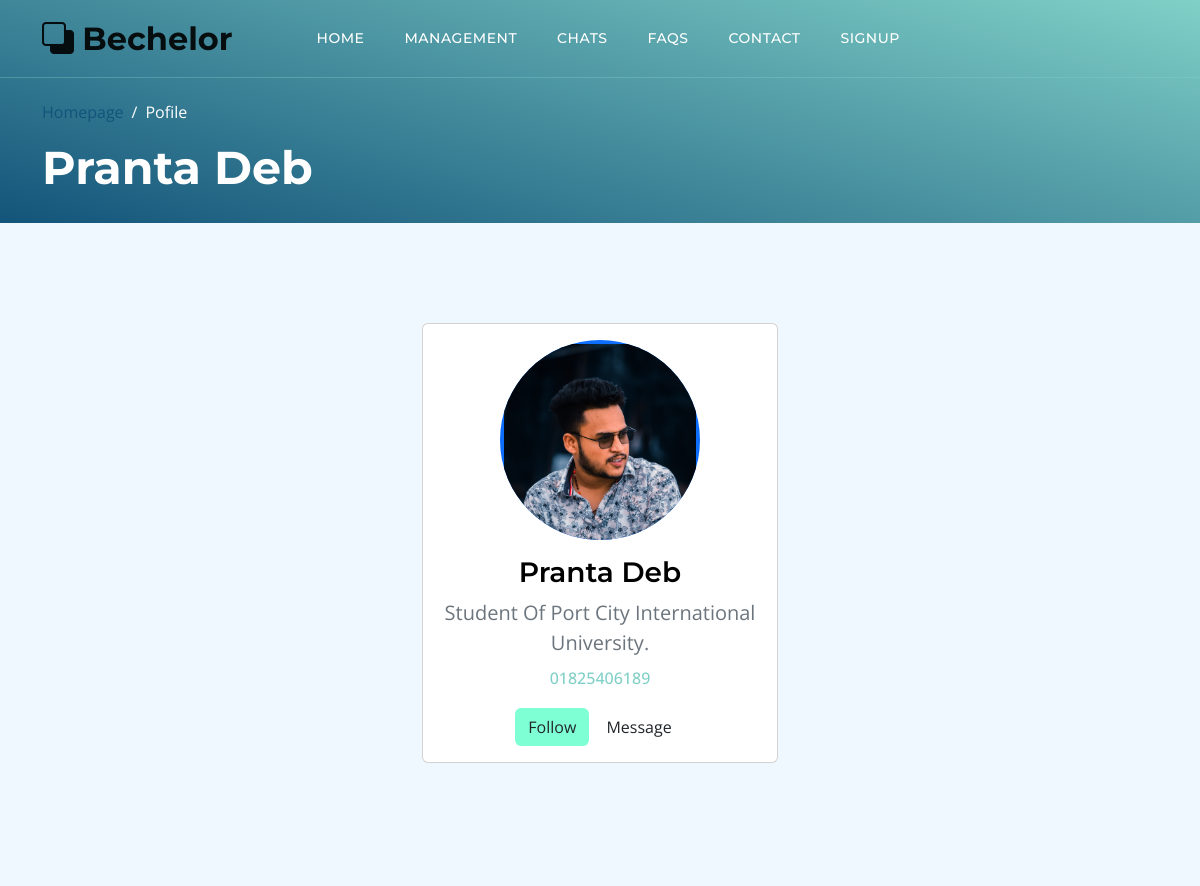
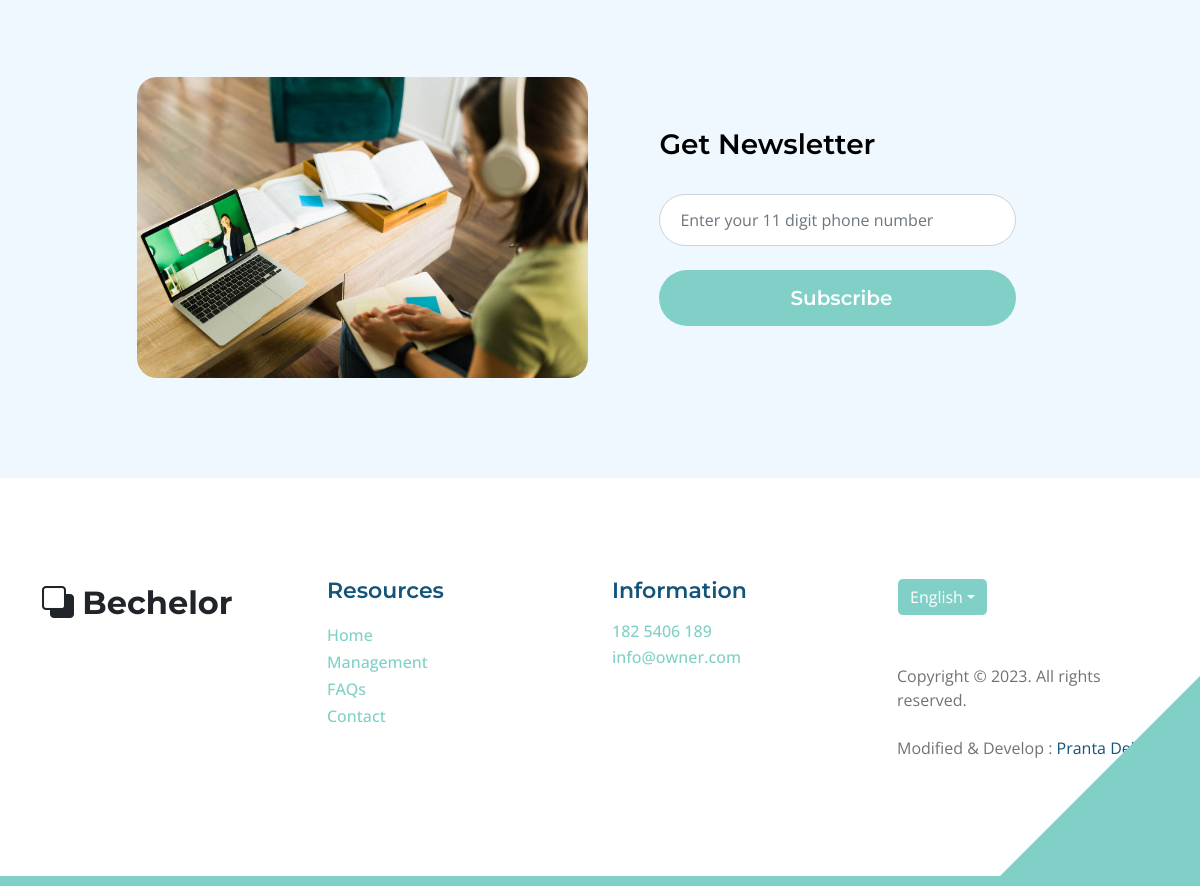
Screenshot of /memberPofile.php?id=17 with the database file from the repository (2 pictures, top to bottom).
### tables this page shows
CREATE TABLE `users` (
  `id` int(11) NOT NULL,
  `name` varchar(128) NOT NULL,
  `phone` varchar(32) NOT NULL,
  `password` varchar(128) NOT NULL,
  `title` varchar(512) NOT NULL,
  `image` varchar(512) NOT NULL,
  `role` set('admin','member','leader','unknown') NOT NULL,
  `created_at` timestamp NOT NULL DEFAULT CURRENT_TIMESTAMP
);

### memberPofile.php (the view, shortened to what this page needs)
<?php
require "php/dbConfig.php";
if (isset($_GET['id'])) {
    $id = $_GET['id'];
    $q = "select * from users where id='" . $id . "' limit 1";
    $r = $db->query($q);
    $row = $r->fetch_assoc();
};
?>
<!doctype html>
<html lang="en">
<head>
    <link href="css/bootstrap.min.css" rel="stylesheet">
    <link href="css/bootstrap-icons.css" rel="stylesheet">
    <link href="css/templatemo-topic-listing.css" rel="stylesheet">
</head>
<body id="top">
    <main>
        <?php include "components/navbarmore.php"; ?>
        <header class="site-header2 d-flex flex-column justify-content-center align-items-center">
            <div class="container">
                <div class="row align-items-center">
                    <div class="col-lg-5 col-12">
                        <nav aria-label="breadcrumb">
                            <ol class="breadcrumb">
                                <li class="breadcrumb-item"><a href="index.php">Homepage</a></li>
                                <li class="breadcrumb-item active" aria-current="page">Pofile</li>
                            </ol>
                        </nav>
                        <h2 class="text-white"><?= $row['name'] ?></h2>
                    </div>
                </div>
            </div>
        </header>
        <section class="section-padding section-bg">
            <div class="container">
                <div class="main-body">
                    <div class="row">
                        <div class="col-lg-4 m-auto">
                            <div class="card">
                                <div class="card-body">
                                    <div class="d-flex flex-column align-items-center text-center">
                                        <div style="position: relative;width: 200px;height: 200px;overflow: hidden;border-radius: 50%;">
                                            <img src="images/<?= $row['image'] ?>" alt="Admin" class="p-1 bg-primary" style="width: 100%;height: auto;">
                                        </div>
                                        <div class="mt-3">
                                            <h4><?= $row['name'] ?></h4>
                                            <p class="text-secondary mb-1"><?= $row['title'] ?></p>
                                            <p class="text-muted font-size-sm"><a href="tel: 01825406189" class="site-footer-link">
                                                    <?= $row['phone'] ?>
                                                </a></p>
                                            <button class="btn" style="background-color: aquamarine;">Follow</button>
                                            <button class="btn">Message</button>
                                        </div>
                                    </div>
                                </div>
                            </div>
                        </div>
                    </div>
                </div>
            </div>
        </section>
        <?php
        if (isset($_SESSION['loggedin']) && $_SESSION['loggedin'] == true) {
        } else { ?>
            <section class="section-padding section-bg">
                <div class="container">
                    <div class="row justify-content-center">
                        <div class="col-lg-5 col-12">
                            <img src="images/rear-view-young-college-student.jpg" class="newsletter-image img-fluid" alt="">
                        </div>
                        <div class="col-lg-5 col-12 subscribe-form-wrap d-flex justify-content-center align-items-center">
                            <form class="custom-form subscribe-form" action="php/subscribe.php" method="post" role="form">
                                <h4 class="mb-4 pb-2">Get Newsletter</h4>
                                <input type="number" name="subscribe-number" id="subscribe-number" class="form-control" placeholder="Enter your 11 digit phone number" required="">
                                <div class="col-lg-12 col-12">
                                    <button type="submit" name="submit" class="form-control">Subscribe</button>
                                </div>
                            </form>
                        </div>
                    </div>
                </div>
            </section>
        <?php }; ?>
    </main>
    <?php include "components/footermore.php"; ?>
</body>
</html>

### css/templatemo-topic-listing.css (style rules this page uses)
:root { --white-color: #ffffff; --primary-color: #13547a; --secondary-color: #80d0c7; --section-bg-color: #f0f8ff; --custom-btn-bg-color: #80d0c7; --custom-btn-bg-hover-color: #13547a; --dark-color: #000000; --p-color: #717275; --border-color: #7fffd4; --link-hover-color: #13547a; --body-font-family: 'Open Sans', sans-serif; --title-font-family: 'Montserrat', sans-serif; --h1-font-size: 58px; --h2-font-size: 46px; --h3-font-size: 32px; --h4-font-size: 28px; --h5-font-size: 24px; --h6-font-size: 22px; --p-font-size: 20px; --menu-font-size: 14px; --btn-font-size: 18px; --copyright-font-size: 16px; --border-radius-large: 100px; --border-radius-medium: 20px; --border-radius-small: 10px; --font-weight-normal: 400; --font-weight-medium: 500; --font-weight-semibold: 600; --font-weight-bold: 700; }
body { background-color: var(--white-color); font-family: var(--body-font-family); }
h2, h3, h4, h5, h6 { color: var(--dark-color); }
h1, h2, h3, h4, h5, h6 { font-family: var(--title-font-family); font-weight: var(--font-weight-semibold); }
h2 { font-size: var(--h2-font-size); font-weight: var(--font-weight-bold); }
h4 { font-size: var(--h4-font-size); }
p { color: var(--p-color); font-size: var(--p-font-size); font-weight: var(--font-weight-normal); }
a, button { touch-action: manipulation; transition: all 0.3s; }
a { display: inline-block; color: var(--primary-color); text-decoration: none; }
.section-padding { padding-top: 100px; padding-bottom: 100px; }
.section-bg { background-color: var(--section-bg-color); }
.site-header2 { background-image: linear-gradient(15deg, #13547a 0%, #80d0c7 100%); padding-top: 100px; padding-bottom: 20px; }
.site-header2 .container { height: 100%; }
.breadcrumb-item+.breadcrumb-item::before, .breadcrumb-item a:hover, .breadcrumb-item.active { color: var(--white-color); }
.newsletter-image { border-radius: var(--border-radius-medium); }
.subscribe-form-wrap { padding: 50px; }
.subscribe-form { width: 95%; }
.custom-form .form-control { border-radius: var(--border-radius-large); color: var(--p-color); margin-bottom: 24px; padding-top: 13px; padding-bottom: 13px; padding-left: 20px; outline: none; }
.custom-form button[type="submit"] { background: var(--custom-btn-bg-color); border: none; border-radius: var(--border-radius-large); color: var(--white-color); font-family: var(--title-font-family); font-size: var(--p-font-size); font-weight: var(--font-weight-semibold); transition: all 0.3s; margin-bottom: 0; }
.site-footer-link { color: var(--secondary-color); font-size: var(--copyright-font-size); font-weight: var(--font-weight-medium); line-height: normal; }

### rows the page displays
users: name "Pranta Deb", image (picture), title "Student Of Port City International University.", phone "01825406189"
